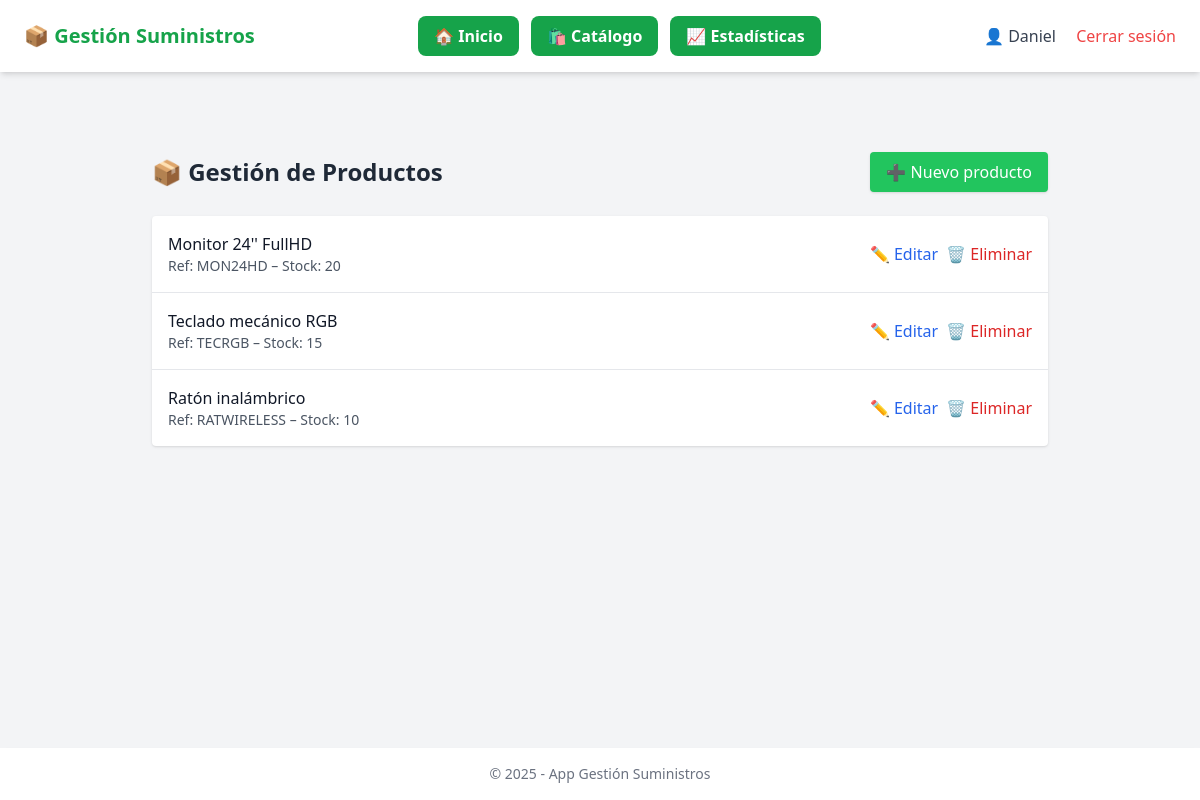
Page /productos (signed in) on the committed database.
### app/models.py (models this page shows, shortened)
class Usuario(UserMixin, db.Model):
    id = db.Column(db.Integer, primary_key=True)
    nombre = db.Column(db.String(150), nullable=False)
    email = db.Column(db.String(150), unique=True, nullable=False)
    password = db.Column(db.String(256), nullable=False)
    rol = db.Column(db.String(50), nullable=False, default='cliente')

class Producto(db.Model):
    id = db.Column(db.Integer, primary_key=True)
    nombre = db.Column(db.String(150), nullable=False)
    descripcion = db.Column(db.Text)
    cantidad = db.Column(db.Integer, nullable=False)
    stock_maximo = db.Column(db.Integer, nullable=False, default=100)
    precio = db.Column(db.Float, nullable=False)
    ubicacion = db.Column(db.String(100))
    referencia = db.Column(db.String(100))
    color = db.Column(db.String(50))
    proveedores = db.relationship('Proveedor', secondary=producto_proveedor, backref='productos')

### app/routes.py (the view)
@main.route('/productos')
@login_required
def listar_productos():
    productos = Producto.query.all()
    productos_stock_bajo = [
        p for p in productos if p.cantidad <= (p.stock_maximo * 0.1)
    ]
    return render_template('productos/listar.html', productos=productos, productos_stock_bajo=productos_stock_bajo)

### app/routes.py (called while the page is built)
@login_manager.user_loader
def load_user(user_id):
    return Usuario.query.get(int(user_id))

### app/templates/productos/listar.html (shortened to what this page needs)
{% extends 'base.html' %}
{% block content %}
<div class="max-w-4xl mx-auto mt-10">
    <div class="flex justify-between items-center mb-6">
        <h1 class="text-2xl font-bold text-gray-800">📦 Gestión de Productos</h1>
        <a href="{{ url_for('main.crear_producto') }}"
           class="bg-green-500 hover:bg-green-600 text-white px-4 py-2 rounded shadow">
            ➕ Nuevo producto
        </a>
    </div>
    <div class="bg-white shadow rounded overflow-hidden">
        <ul class="divide-y divide-gray-200">
            {% for p in productos %}
            <li class="p-4 flex justify-between items-center">
                <div>
                    <p class="font-medium text-gray-900">{{ p.nombre }}</p>
                    <p class="text-sm text-gray-600">Ref: {{ p.referencia }} – Stock: {{ p.cantidad }}</p>
                </div>
                <div class="flex space-x-2">
                    <a href="{{ url_for('main.editar_producto', id=p.id) }}"
                       class="text-blue-600 hover:text-blue-800">✏️ Editar</a>
                    <form method="POST" action="{{ url_for('main.eliminar_producto', id=p.id) }}"
                          onsubmit="return confirm('¿Eliminar este producto?');">
                        <button type="submit" class="text-red-600 hover:text-red-800">🗑️ Eliminar</button>
                    </form>
                </div>
            </li>
            {% endfor %}
        </ul>
    </div>
</div>
{% endblock %}

### app/templates/base.html (shortened to what this page needs)
<!DOCTYPE html>
<html lang="es">
<head>
    <script src="https://cdn.tailwindcss.com"></script>
</head>
<body class="bg-gray-100 text-gray-900 font-sans min-h-screen flex flex-col bg-black">
    <nav class="bg-white shadow-md px-6 py-4 flex justify-between items-center">
        <a class="text-xl font-bold cursor-pointer {{ 'text-green-600' if current_user.rol == 'cliente' else 'text-blue-600' }}"
            href="{{ url_for('main.home') }}">
            📦 Gestión Suministros
        </a>
        {% if current_user.is_authenticated %}
        <div class="flex gap-3 flex-wrap">
            {% if current_user.rol == 'admin' %}
            <a href="{{ url_for('main.home') }}"
                class="text-white bg-blue-600 py-2 px-4 rounded-lg font-semibold hover:bg-blue-700 transition">
                🏠 Inicio
            </a>
            <a href="{{ url_for('main.listar_productos') }}"
                class="text-white bg-blue-600 py-2 px-4 rounded-lg font-semibold hover:bg-blue-700 transition">
                📦 Productos
            </a>
            <a href="{{ url_for('main.listar_proveedores') }}"
                class="text-white bg-blue-600 py-2 px-4 rounded-lg font-semibold hover:bg-blue-700 transition">
                🏭 Proveedores
            </a>
            <a href="{{ url_for('main.estadisticas') }}"
                class="text-white bg-blue-600 py-2 px-4 rounded-lg font-semibold hover:bg-blue-700 transition">
                📊 Ventas
            </a>
            {% else %}
            <a href="{{ url_for('main.home') }}"
                class="text-white bg-green-600 py-2 px-4 rounded-lg font-semibold hover:bg-green-700 transition">
                🏠 Inicio
            </a>
            <a href="{{ url_for('main.catalogo') }}"
                class="text-white bg-green-600 py-2 px-4 rounded-lg font-semibold hover:bg-green-700 transition">
                🛍️ Catálogo
            </a>
            <a href="{{ url_for('main.estadisticas') }}"
                class="text-white bg-green-600 py-2 px-4 rounded-lg font-semibold hover:bg-green-700 transition">
                📈 Estadísticas
            </a>
            {% endif %}
        </div>
        {% endif %}
        <div class="space-x-4">
            {% if current_user.is_authenticated %}
            <span class="text-gray-700">👤 {{ current_user.nombre }}</span>
            <a href="{{ url_for('main.logout') }}" class="text-red-500 hover:underline">Cerrar sesión</a>
            {% else %}
            <a href="{{ url_for('main.login') }}" class="text-blue-600 hover:underline">Login</a>
            <a href="{{ url_for('main.register') }}" class="text-blue-600 hover:underline">Registro</a>
            {% endif %}
        </div>
    </nav>
    <main class="flex-1 container mx-auto px-4 py-6">
        {% block content %}{% endblock %}
    </main>
    <footer class="bg-white shadow-md text-center text-sm text-gray-500 py-4 mt-auto">
        &copy; {{ current_year or 2025 }} - App Gestión Suministros
    </footer>
</body>
</html>

### rows in the picture
Usuario: nombre "Daniel"
Producto: nombre "Monitor 24'' FullHD", referencia "MON24HD", cantidad "20"
Producto: nombre "Teclado mecánico RGB", referencia "TECRGB", cantidad "15"
Producto: nombre "Ratón inalámbrico", referencia "RATWIRELESS", cantidad "10"

### other values in the picture
{{ current_year or 2025 }} "2025"
